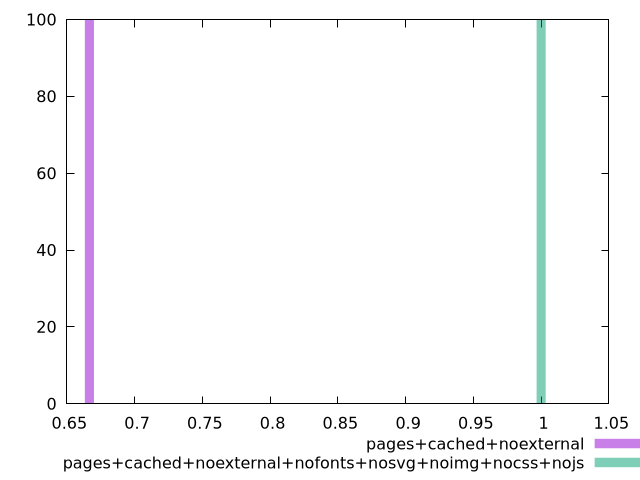

Write the gnuplot code that produced this figure.
$_pagesCachedNoexternal <<EOF
450 100
EOF
$_pagesCachedNoexternalNofontsNosvgNoimgNocssNojs <<EOF
0 100
EOF
set key outside below
set terminal pngcairo
set output "report_00006_2020-11-02T20-21-41.718Z/uses-text-compression/uses-text-compression_pages+cached+noexternal_pages+cached+noexternal+nofonts+nosvg+noimg+nocss+nojs+hist.png"
set boxwidth 9
set style fill transparent solid 0.5 noborder
set yrange [0:100]
plot $_pagesCachedNoexternal title "pages+cached+noexternal" with boxes ,$_pagesCachedNoexternalNofontsNosvgNoimgNocssNojs title "pages+cached+noexternal+nofonts+nosvg+noimg+nocss+nojs" with boxes ,
